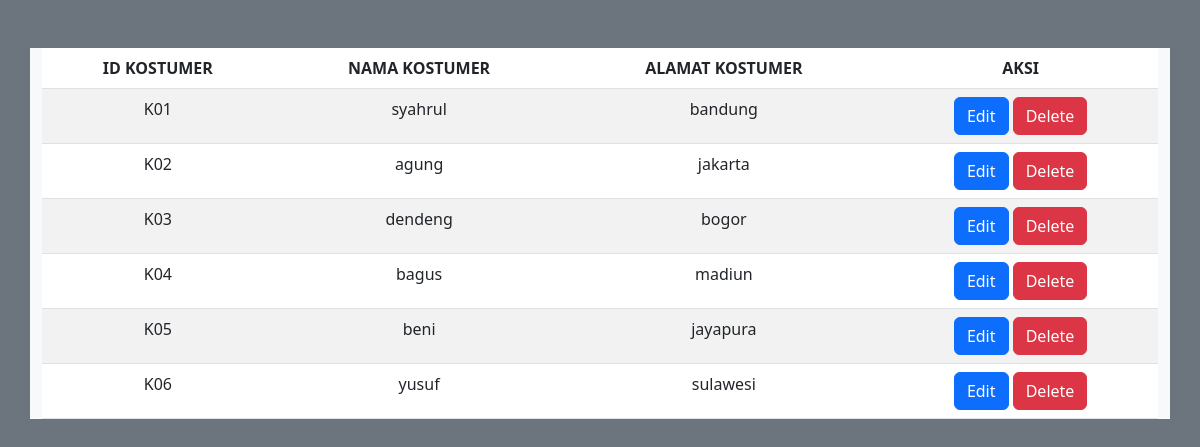
Page /Kelompok1/index.php on the committed database.
### tables this page shows
CREATE TABLE `kostumer` (
  `id_kostumer` varchar(10) NOT NULL,
  `nama_kostumer` varchar(30) NOT NULL,
  `alamat_kostumer` varchar(30) NOT NULL
);

### Kelompok1/index.php (the view, shortened to what this page needs)
<!doctype html>
<html lang="en">
<head>
    <link href="https://cdn.jsdelivr.net/npm/bootstrap@5.3.0-alpha3/dist/css/bootstrap.min.css" rel="stylesheet">
</head>
<body class="text-bg-secondary ">
    <div class="container mt-5 text-bg-light ">
        <table class="table table-striped">
            <thead>
                <tr class="text-center">
                    <th scope="col"> ID KOSTUMER</th>
                    <th scope="col">NAMA KOSTUMER</th>
                    <th scope="col">ALAMAT KOSTUMER</th>
                    <th scope="col">AKSI</th>
                </tr>
            </thead>
            <tbody>
                <?php
                include('connect.php');
                $data_mobil = mysqli_query($conn, "SELECT * FROM kostumer");
                while ($kostumer = mysqli_fetch_array($data_mobil)) {
                ?>
                    <tr class="text-center">
                        <td><?php echo $kostumer['id_kostumer'] ?></td>
                        <td><?php echo $kostumer['nama_kostumer'] ?></td>
                        <td><?php echo $kostumer['alamat_kostumer'] ?></td>
                        <td>
                            <button type="button" class="btn btn-primary">Edit</button>
                            <button type="button" class="btn btn-danger">Delete</button>
                        </td>
                    </tr>
                <?php
                }
                ?>
            </tbody>
        </table>
    </div>
</body>
</html>

### rows in the picture
kostumer: id_kostumer "K01", nama_kostumer "syahrul", alamat_kostumer "bandung"
kostumer: id_kostumer "K02", nama_kostumer "agung", alamat_kostumer "jakarta"
kostumer: id_kostumer "K03", nama_kostumer "dendeng", alamat_kostumer "bogor"
kostumer: id_kostumer "K04", nama_kostumer "bagus", alamat_kostumer "madiun"
kostumer: id_kostumer "K05", nama_kostumer "beni", alamat_kostumer "jayapura"
kostumer: id_kostumer "K06", nama_kostumer "yusuf", alamat_kostumer "sulawesi"
